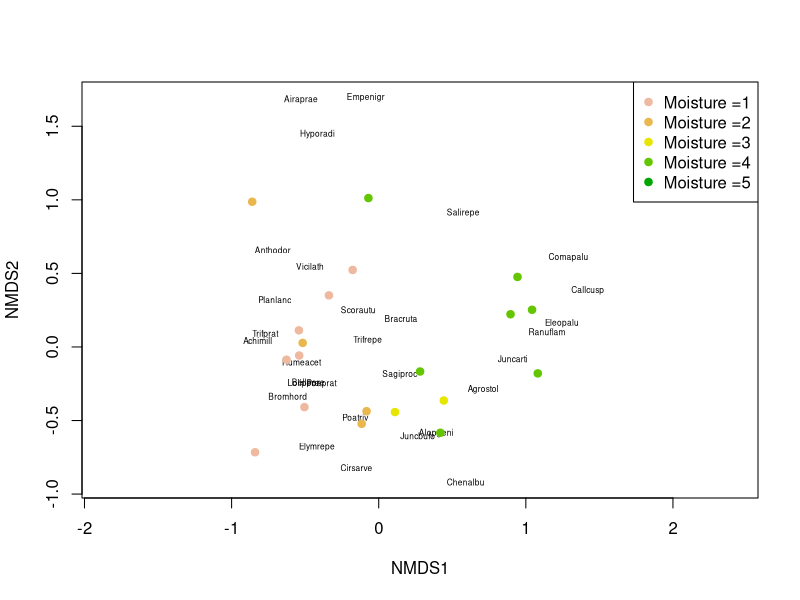
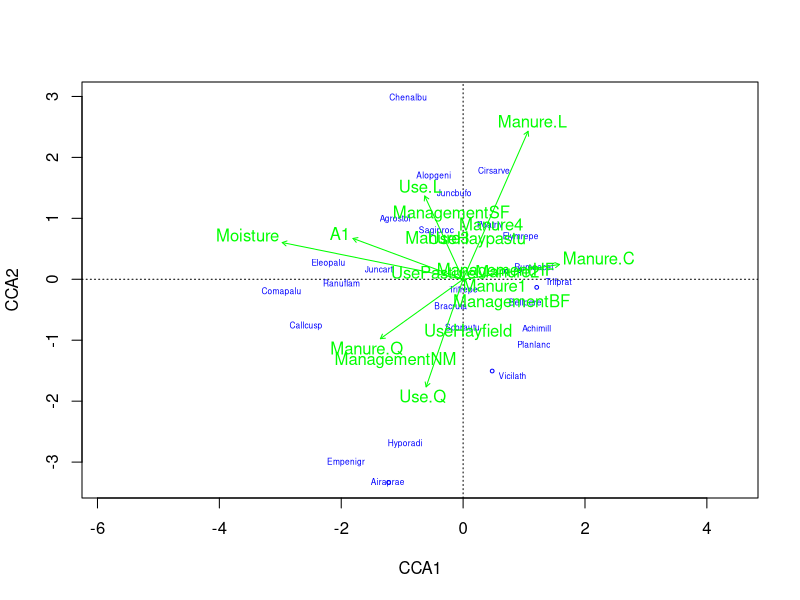

Generate these figures, in order, with R:
## ---- chunk 1
knitr::opts_chunk$set(echo = TRUE)
## ---- chunk 2
library(vegan)
data(dune)
data(dune.env)
?dune
## ---- chunk 3
dune_mds <- metaMDS(dune)

## ---- chunk 4
    plot(dune_mds, type='n')
    text(dune_mds, 'sp', cex=.5)
    # generate vector of colors 
    color_vect = rev(terrain.colors(6))[-1]
    points(dune_mds, 'sites', pch=19, 
           col=color_vect[dune.env$Moisture])
    legend('topright', paste("Moisture =", 1:5, sep=''), 
           col=color_vect, pch=19)
## ---- chunk 5
dune.env$Moisture <- as.numeric(dune.env$Moisture)
cca_veg <- cca(dune ~ ., data= dune.env)
RsquareAdj(cca_veg, 100)
## ---- chunk 6
anova(cca_veg, permutations = 999)
## ---- chunk 7
anova(cca_veg, by='margin', permutations = 999)
## ---- chunk 8
plot(cca_veg, type='n', scaling=1)
orditorp(cca_veg, display='sp', cex=0.5, scaling=1, col='blue')
text(cca_veg, display='cn', col='green')
## ---- chunk 9
anova(cca_veg, by='margin', permutations = 999)
